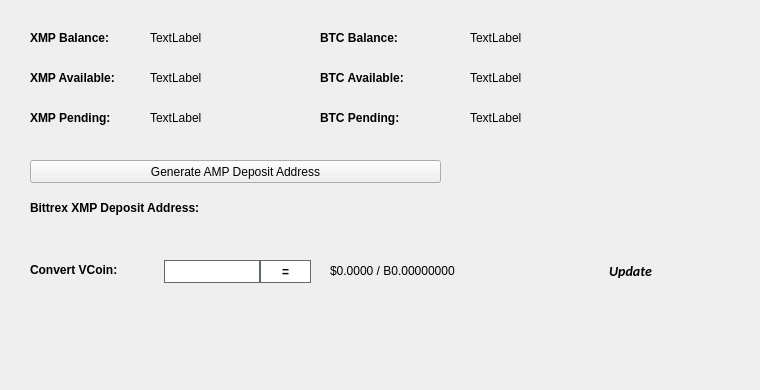
   <widget class="QWidget" name="BalanceTab">
    <attribute name="title">
     <string>Balance</string>
    </attribute>
    <widget class="QLabel" name="BitcoinBalanceLabel">
     <property name="geometry">
      <rect>
       <x>470</x>
       <y>30</y>
       <width>150</width>
       <height>16</height>
      </rect>
     </property>
     <property name="text">
      <string>TextLabel</string>
     </property>
    </widget>
    <widget class="QLabel" name="XMPBalanceLabel">
     <property name="geometry">
      <rect>
       <x>150</x>
       <y>30</y>
       <width>150</width>
       <height>16</height>
      </rect>
     </property>
     <property name="text">
      <string>TextLabel</string>
     </property>
    </widget>
    <widget class="QLabel" name="label_11">
     <property name="geometry">
      <rect>
       <x>30</x>
       <y>30</y>
       <width>101</width>
       <height>16</height>
      </rect>
     </property>
     <property name="font">
      <font>
       <weight>75</weight>
       <bold>true</bold>
      </font>
     </property>
     <property name="text">
      <string>XMP Balance:</string>
     </property>
    </widget>
    <widget class="QLabel" name="label_12">
     <property name="geometry">
      <rect>
       <x>320</x>
       <y>30</y>
       <width>101</width>
       <height>16</height>
      </rect>
     </property>
     <property name="font">
      <font>
       <weight>75</weight>
       <bold>true</bold>
      </font>
     </property>
     <property name="text">
      <string>BTC Balance:</string>
     </property>
    </widget>
    <widget class="QLabel" name="XMPAvailableLabel_2">
     <property name="geometry">
      <rect>
       <x>150</x>
       <y>70</y>
       <width>150</width>
       <height>16</height>
      </rect>
     </property>
     <property name="text">
      <string>TextLabel</string>
     </property>
    </widget>
    <widget class="QLabel" name="label_13">
     <property name="geometry">
      <rect>
       <x>30</x>
       <y>70</y>
       <width>111</width>
       <height>16</height>
      </rect>
     </property>
     <property name="font">
      <font>
       <weight>75</weight>
       <bold>true</bold>
      </font>
     </property>
     <property name="text">
      <string>XMP Available:</string>
     </property>
    </widget>
    <widget class="QLabel" name="label_14">
     <property name="geometry">
      <rect>
       <x>30</x>
       <y>110</y>
       <width>101</width>
       <height>16</height>
      </rect>
     </property>
     <property name="font">
      <font>
       <weight>75</weight>
       <bold>true</bold>
      </font>
     </property>
     <property name="text">
      <string>XMP Pending:</string>
     </property>
    </widget>
    <widget class="QLabel" name="XMPPendingLabel">
     <property name="geometry">
      <rect>
       <x>150</x>
       <y>110</y>
       <width>150</width>
       <height>16</height>
      </rect>
     </property>
     <property name="text">
      <string>TextLabel</string>
     </property>
    </widget>
    <widget class="QLabel" name="label_15">
     <property name="geometry">
      <rect>
       <x>320</x>
       <y>70</y>
       <width>111</width>
       <height>16</height>
      </rect>
     </property>
     <property name="font">
      <font>
       <weight>75</weight>
       <bold>true</bold>
      </font>
     </property>
     <property name="text">
      <string>BTC Available:</string>
     </property>
    </widget>
    <widget class="QLabel" name="BitcoinAvailableLabel">
     <property name="geometry">
      <rect>
       <x>470</x>
       <y>70</y>
       <width>150</width>
       <height>16</height>
      </rect>
     </property>
     <property name="text">
      <string>TextLabel</string>
     </property>
    </widget>
    <widget class="QLabel" name="label_31">
     <property name="geometry">
      <rect>
       <x>320</x>
       <y>110</y>
       <width>111</width>
       <height>16</height>
      </rect>
     </property>
     <property name="font">
      <font>
       <weight>75</weight>
       <bold>true</bold>
      </font>
     </property>
     <property name="text">
      <string>BTC Pending:</string>
     </property>
    </widget>
    <widget class="QLabel" name="BitcoinPendingLabel">
     <property name="geometry">
      <rect>
       <x>470</x>
       <y>110</y>
       <width>150</width>
       <height>16</height>
      </rect>
     </property>
     <property name="text">
      <string>TextLabel</string>
     </property>
    </widget>
    <widget class="QLabel" name="label_33">
     <property name="geometry">
      <rect>
       <x>30</x>
       <y>200</y>
       <width>221</width>
       <height>16</height>
      </rect>
     </property>
     <property name="font">
      <font>
       <weight>75</weight>
       <bold>true</bold>
      </font>
     </property>
     <property name="text">
      <string>Bittrex XMP Deposit Address:</string>
     </property>
    </widget>
    <widget class="QPushButton" name="GenDepositBTN">
     <property name="geometry">
      <rect>
       <x>30</x>
       <y>160</y>
       <width>411</width>
       <height>23</height>
      </rect>
     </property>
     <property name="text">
      <string>Generate AMP Deposit Address</string>
     </property>
     <property name="icon">
      <iconset resource="../amp.qrc">
       <normaloff>:/icons/bitcoin</normaloff>:/icons/bitcoin</iconset>
     </property>
    </widget>
    <widget class="QLabel" name="DepositAddressLabel">
     <property name="geometry">
      <rect>
       <x>200</x>
       <y>200</y>
       <width>261</width>
       <height>16</height>
      </rect>
     </property>
     <property name="palette">
      <palette>
       <active>
        <colorrole role="WindowText">
         <brush brushstyle="SolidPattern">
          <color alpha="255">
           <red>0</red>
           <green>0</green>
           <blue>0</blue>
          </color>
         </brush>
        </colorrole>
        <colorrole role="Text">
         <brush brushstyle="SolidPattern">
          <color alpha="255">
           <red>0</red>
           <green>0</green>
           <blue>255</blue>
          </color>
         </brush>
        </colorrole>
       </active>
       <inactive>
        <colorrole role="WindowText">
         <brush brushstyle="SolidPattern">
          <color alpha="255">
           <red>0</red>
           <green>0</green>
           <blue>0</blue>
          </color>
         </brush>
        </colorrole>
        <colorrole role="Text">
         <brush brushstyle="SolidPattern">
          <color alpha="255">
           <red>0</red>
           <green>0</green>
           <blue>255</blue>
          </color>
         </brush>
        </colorrole>
       </inactive>
       <disabled>
        <colorrole role="WindowText">
         <brush brushstyle="SolidPattern">
          <color alpha="255">
           <red>120</red>
           <green>120</green>
           <blue>120</blue>
          </color>
         </brush>
        </colorrole>
        <colorrole role="Text">
         <brush brushstyle="SolidPattern">
          <color alpha="255">
           <red>120</red>
           <green>120</green>
           <blue>120</blue>
          </color>
         </brush>
        </colorrole>
       </disabled>
      </palette>
     </property>
     <property name="font">
      <font>
       <weight>75</weight>
       <bold>true</bold>
      </font>
     </property>
     <property name="text">
      <string/>
     </property>
     <property name="alignment">
      <set>Qt::AlignRight|Qt::AlignTrailing|Qt::AlignVCenter</set>
     </property>
     <property name="textInteractionFlags">
      <set>Qt::LinksAccessibleByMouse|Qt::TextSelectableByKeyboard|Qt::TextSelectableByMouse</set>
     </property>
    </widget>
    <widget class="QLabel" name="label_8">
     <property name="geometry">
      <rect>
       <x>460</x>
       <y>300</y>
       <width>281</width>
       <height>81</height>
      </rect>
     </property>
     <property name="text">
      <string/>
     </property>
     <property name="pixmap">
      <pixmap>:/images/bittrex</pixmap>
     </property>
    </widget>
    <widget class="QWidget" name="widgetConversion" native="true">
     <property name="geometry">
      <rect>
       <x>0</x>
       <y>250</y>
       <width>751</width>
       <height>43</height>
      </rect>
     </property>
     <property name="minimumSize">
      <size>
       <width>0</width>
       <height>43</height>
      </size>
     </property>
     <property name="styleSheet">
      <string notr="true"/>
     </property>
     <widget class="QPushButton" name="btnUpdateMarketData">
      <property name="geometry">
       <rect>
        <x>575</x>
        <y>0</y>
        <width>111</width>
        <height>41</height>
       </rect>
      </property>
      <property name="sizePolicy">
       <sizepolicy hsizetype="Expanding" vsizetype="Expanding">
        <horstretch>0</horstretch>
        <verstretch>0</verstretch>
       </sizepolicy>
      </property>
      <property name="font">
       <font>
        <family>calibri</family>
        <pointsize>-1</pointsize>
        <weight>75</weight>
        <italic>true</italic>
        <bold>true</bold>
       </font>
      </property>
      <property name="styleSheet">
       <string notr="true">margin:0px;text-align:center;padding:2px;border-radius:3px;font-style:italic;width:100px;font-size:14px;font-family:calibri;font-weight:600;</string>
      </property>
      <property name="text">
       <string>Update</string>
      </property>
      <property name="iconSize">
       <size>
        <width>150</width>
        <height>35</height>
       </size>
      </property>
      <property name="autoDefault">
       <bool>true</bool>
      </property>
      <property name="default">
       <bool>true</bool>
      </property>
     </widget>
     <widget class="QLabel" name="lblConvertVCoin">
      <property name="geometry">
       <rect>
        <x>30</x>
        <y>10</y>
        <width>131</width>
        <height>20</height>
       </rect>
      </property>
      <property name="styleSheet">
       <string notr="true"/>
      </property>
      <property name="text">
       <string>&lt;html&gt;&lt;head/&gt;&lt;body&gt;&lt;p&gt;&lt;span style=&quot; font-weight:600;&quot;&gt;Convert VCoin:&lt;/span&gt;&lt;/p&gt;&lt;/body&gt;&lt;/html&gt;</string>
      </property>
     </widget>
     <widget class="QLineEdit" name="txtConvertVCoinQty">
      <property name="geometry">
       <rect>
        <x>160</x>
        <y>10</y>
        <width>100</width>
        <height>23</height>
       </rect>
      </property>
      <property name="minimumSize">
       <size>
        <width>100</width>
        <height>23</height>
       </size>
      </property>
      <property name="maximumSize">
       <size>
        <width>100</width>
        <height>16777215</height>
       </size>
      </property>
      <property name="styleSheet">
       <string notr="true">border: 1px solid #61696c;margin-left:4px;</string>
      </property>
     </widget>
     <widget class="QPushButton" name="btnConvertAMP">
      <property name="geometry">
       <rect>
        <x>260</x>
        <y>10</y>
        <width>51</width>
        <height>23</height>
       </rect>
      </property>
      <property name="minimumSize">
       <size>
        <width>0</width>
        <height>23</height>
       </size>
      </property>
      <property name="styleSheet">
       <string notr="true">border:1px solid #61696c;background:white;font-weight:600;</string>
      </property>
      <property name="text">
       <string>=</string>
      </property>
     </widget>
     <widget class="QLabel" name="lblConvertVCoinResults">
      <property name="geometry">
       <rect>
        <x>330</x>
        <y>0</y>
        <width>201</width>
        <height>41</height>
       </rect>
      </property>
      <property name="styleSheet">
       <string notr="true"/>
      </property>
      <property name="text">
       <string>$0.0000 / B0.00000000</string>
      </property>
     </widget>
     <widget class="QLabel" name="iconOverviewUpdateWait">
      <property name="geometry">
       <rect>
        <x>670</x>
        <y>10</y>
        <width>24</width>
        <height>24</height>
       </rect>
      </property>
      <property name="text">
       <string/>
      </property>
      <property name="pixmap">
       <pixmap resource="../amp.qrc">:/icons/transaction_1</pixmap>
      </property>
      <property name="scaledContents">
       <bool>true</bool>
      </property>
      <property name="alignment">
       <set>Qt::AlignCenter</set>
      </property>
     </widget>
    </widget>
   </widget>
